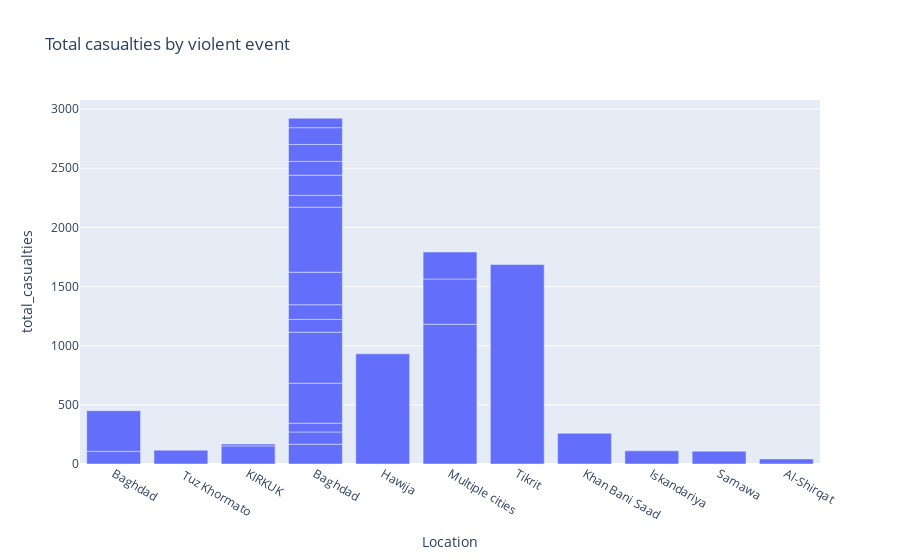

The code cell stored with this chart in its notebook:
### Code cell
import plotly.express as px
df = df.sort_values(by="Date", ascending="True")
df['total_casualties'] = df['dead']+df['injured']
fig = px.bar(df, x="Location", y="total_casualties", title="Total casualties by violent event")
fig.show()

### Figure 1 — Plotly figure (JSON) as saved in the notebook; plotly's stock layout.template omitted (floating-point values rounded to 4 significant figures)
{"data": [{"alignmentgroup": "True", "hovertemplate": "Location=%{x}<br>total_casualties=%{y}<extra></extra>", "legendgroup": "", "marker": {"color": "#636efa", "pattern": {"shape": ""}}, "name": "", "offsetgroup": "", "orientation": "v", "showlegend": false, "textposition": "auto", "type": "bar", "x": ["Baghdad ", " Tuz Khormato", "KIRKUK", "Baghdad", "Baghdad ", "Baghdad", "Baghdad", "Baghdad", "Baghdad", "Hawija ", "Multiple cities", "Multiple cities", "Multiple cities", "Baghdad", "Tikrit", "Khan Bani Saad", "Iskandariya ", "Baghdad", "Samawa", "Baghdad", "Baghdad", "Baghdad", "Baghdad", "Baghdad", "Baghdad", "Al-Shirqat", "KIRKUK", "Baghdad", "Baghdad"], "xaxis": "x", "y": [107, 117, 153, 167, 343, 104, 74, 338, 431, 931, 1181, 383, 228, 108, 1686, 260, 111, 124, 108, 275, 550, 100, 170, 117, 143, 43, 16, 142, 80], "yaxis": "y"}], "layout": {"barmode": "relative", "legend": {"tracegroupgap": 0}, "title": {"text": "Total casualties by violent event"}, "xaxis": {"anchor": "y", "domain": [0, 1], "title": {"text": "Location"}}, "yaxis": {"anchor": "x", "domain": [0, 1], "title": {"text": "total_casualties"}}}}
